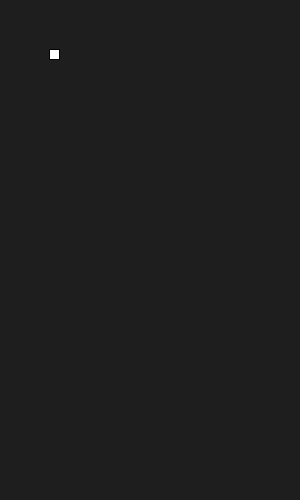
Frame 1 (no input)
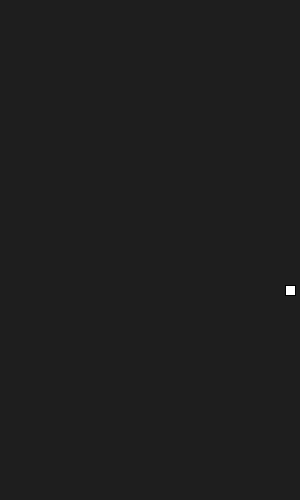
Frame 60 (the mouse pressed at the canvas centre just before this capture)
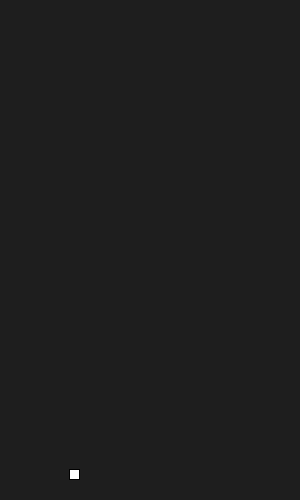
Frame 120 (the mouse held since frame 60 and released just before this capture)

The Processing sketch that drew these frames (run headless with seeded random() and noise(); from frame 60 on, the mouse is pressed at the canvas centre):

// Processing sketch: processing_109770
// ── processing_109770.pde

int xpos = width/2;
int ypos = height/2;
int xspeed = 4;
int yspeed = 4;

void setup() {
  size(300, 500);
  rectMode(CENTER);
}

void draw() {
  
  background(30);
  
  // If the cube hits the left edge then move it in the other direction
  // Example: if the cube was travelling with a speed of -4, when it hits the left side it changes to +4.
  if (xpos < 0) {
    xspeed = -1*xspeed;
  }
  
  // If the cube hits the right edge then move it in the other direction
  // Example: if the cube was travelling with a speed of +4, when it hits the right side it changes to -4.
  if (xpos > width) {
    xspeed = -1*xspeed;
  }
  
  // If the cube hits the top edge then move it in the other direction
  // Example: if the cube was travelling with a speed of -4, when it hits the top side it changes to +4.
  if (ypos < 0) {
    yspeed = -1*yspeed;
  }
  
  // If the cube hits the bottom edge then move it in the other direction
  // Example: if the cube was travelling with a speed of +4, when it hits the bottom side it changes to -4.
  if (ypos > height) {
    yspeed = -1*yspeed;
  }
  
  // Fill the values of xpos and ypos after running all the if statements
  // The xspeed and yspeed are added to the current x and y position
  xpos = xpos + xspeed;
  ypos = ypos + yspeed;
  // Draw the rectangle using the xpos and ypos
  rect(xpos, ypos, 10, 10);
}
